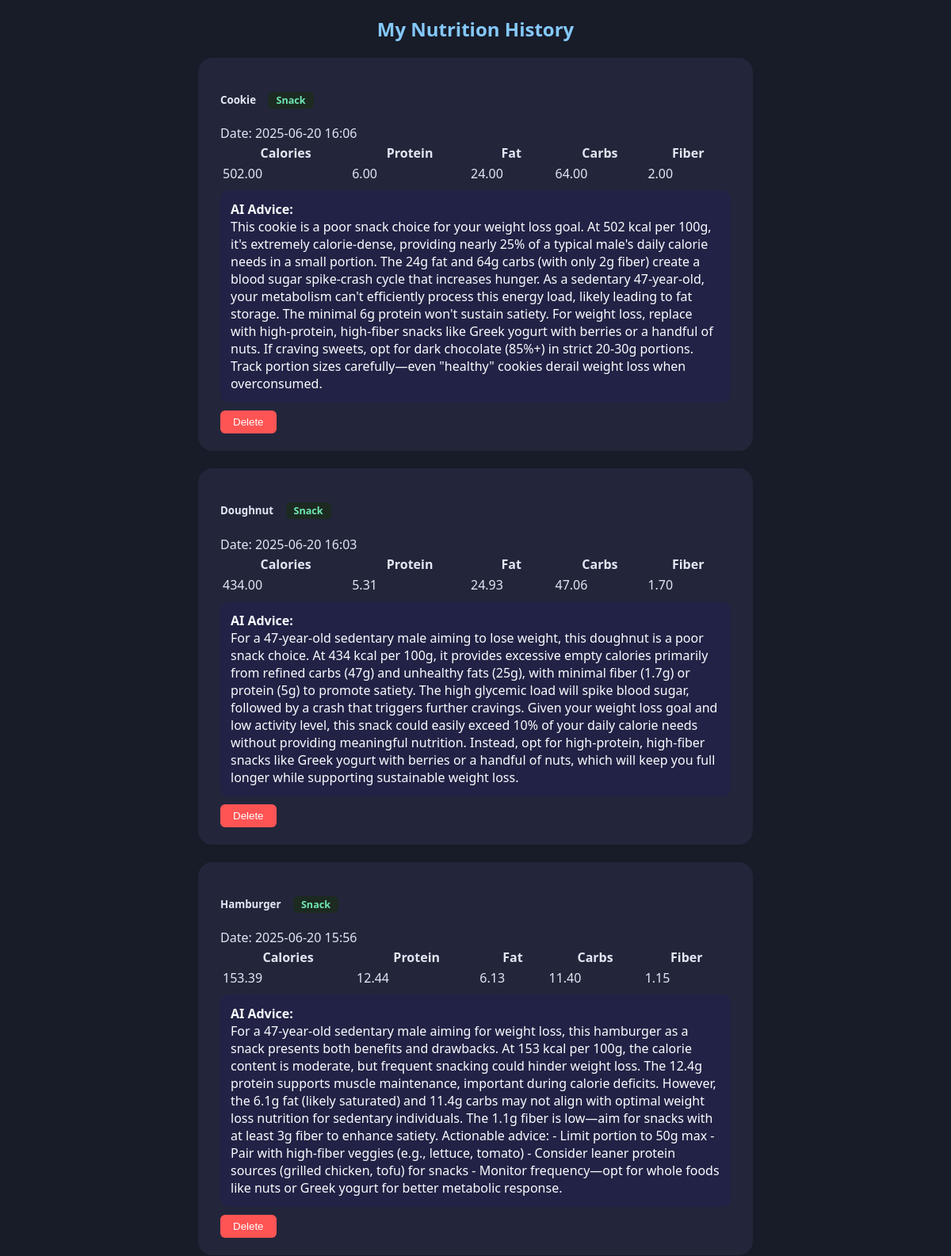
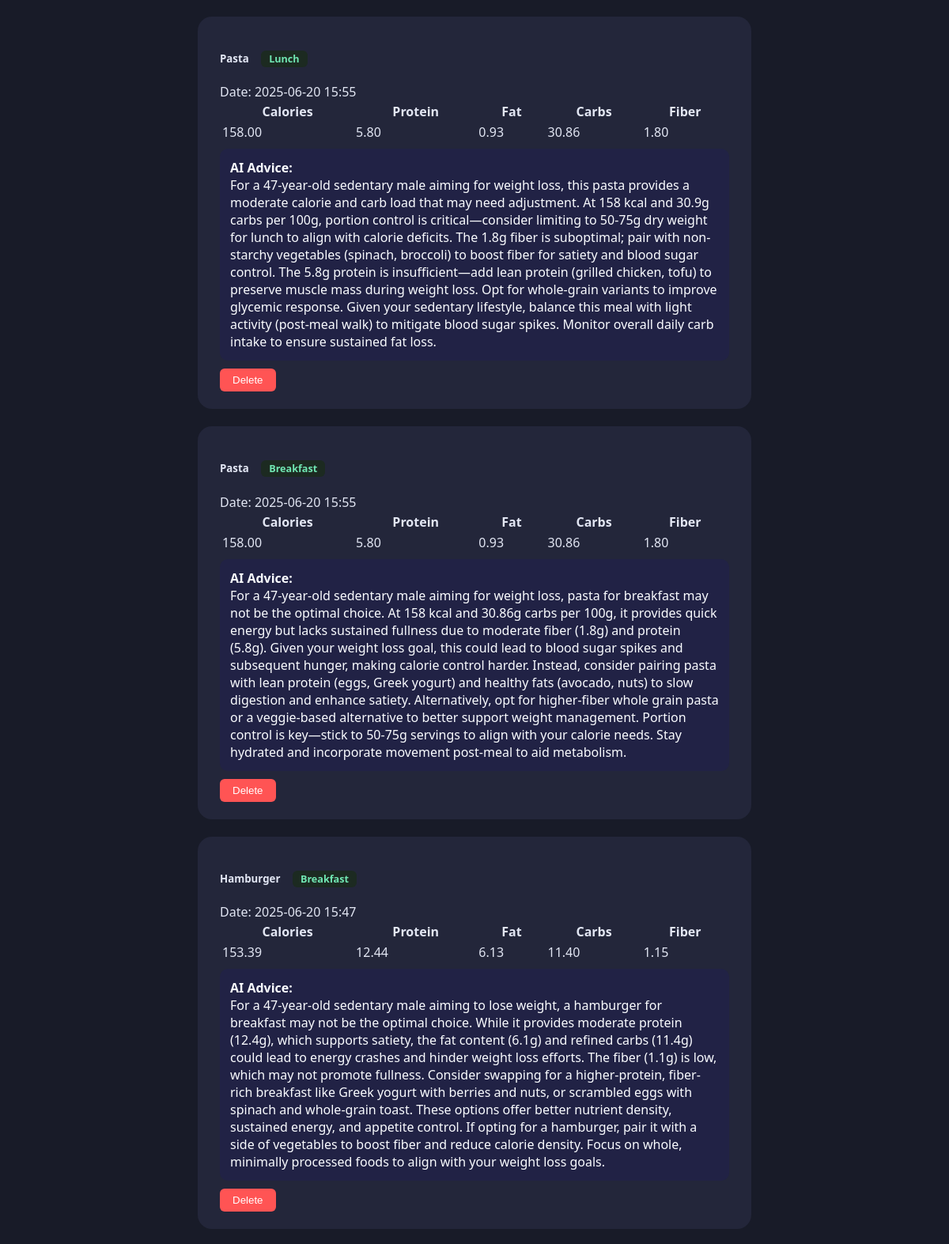
The page /history (signed in, upper part) on the database its author committed (2 pictures, top to bottom).
### backend/models.py (models this page shows)
class AnalysisHistory(db.Model):
    id = db.Column(db.Integer, primary_key=True)
    user_id = db.Column(db.Integer, nullable=False)
    food_name = db.Column(db.String(100))
    nutrients = db.Column(db.Text)
    ai_advice = db.Column(db.Text)
    timestamp = db.Column(db.DateTime, default=datetime.utcnow)
    tag = db.Column(db.String(20))

### app.py (the view)
    @app.route('/history')
    def history():
        if 'user_id' not in session:
            flash('Please log in first!')
            return redirect(url_for('login'))
        records = AnalysisHistory.query.filter_by(user_id=session['user_id']).order_by(
            AnalysisHistory.timestamp.desc()).all()
        for r in records:
            try:
                r.nutrients_dict = json.loads(r.nutrients)
            except Exception:
                r.nutrients_dict = {}
        return render_template('history.html', records=records)

### templates/history.html (shortened to what this page needs)
<!DOCTYPE html>
<html lang="en">
<head>
</head>
<body>
<h2 style="text-align:center;color:#84c8fa;">My Nutrition History</h2>
<div style="max-width:700px; margin:0 auto;">
    {% for item in records %}
    <div class="history-card">
        <h5>
            {{ item.food_name }}
            {% if item.tag %}
            <span class="meal-tag">
                            {{ item.tag.replace('_', ' ') | title }}
                        </span>
            {% endif %}
        </h5>
        <div>Date: {{ item.timestamp.strftime('%Y-%m-%d %H:%M') }}</div>
        <div class="nutrients-table">
            <table style="width:100%;">
                <tr>
                    {% for key in item.nutrients_dict.keys() %}
                    <th>{{ key|capitalize }}</th>
                    {% endfor %}
                </tr>
                <tr>
                    {% for value in item.nutrients_dict.values() %}
                    <td>
                        {% if value is number %}
                        {{ '%.2f'|format(value) }}
                        {% else %}
                        {{ value }}
                        {% endif %}
                    </td>
                    {% endfor %}
                </tr>
            </table>
        </div>
        {% if item.ai_advice %}
        <div class="advice"><b>AI Advice:</b><br>{{ item.ai_advice }}</div>
        {% endif %}
        <form action="{{ url_for('delete_history', history_id=item.id) }}" method="post" style="display:inline;">
            <button type="submit"
                    onclick="return confirm('Are you sure you want to delete this record?');"
                    style="background:#ff5454;color:#fff;border:none;border-radius:6px;padding:7px 16px;cursor:pointer;margin-top:10px;">
                Delete
            </button>
        </form>
    </div>
    {% endfor %}
</div>
</body>
</html>

### templates/history.html (style rules this page uses)
body { background: #181b28; color: #e2e6f3; font-family: 'Segoe UI', Arial, sans-serif; }
.history-card { background: #23263a; border-radius: 18px; margin-bottom: 22px; padding: 22px 28px; }
.advice { background: #212245; color: #fafcff; border-radius: 10px; padding: 13px; margin-top: 7px; }
.meal-tag { font-size: 0.95em; color: #71e7b3; background: #1c2a21; border-radius: 6px; padding: 2px 10px; margin-left: 12px; }

### rows shown on the page
AnalysisHistory: food_name "Cookie", tag.replace "Snack", timestamp "2025-06-20 16:06", keys "Calories" "Protein" "Fat" "Carbs" "Fiber", value "502.00" "6.00" "24.00" "64.00" "2.00", ai_advice "This cookie is a poor snack choice for your weight loss goal. At 502 kcal per 100g, it's extremely calorie-dense, providing nearly 25% of a typical male's daily calorie needs in a small portion. The 24g fat and 64g carbs (with only 2g fiber) create a blood sugar spike-crash cycle that increases hunger. As a sedentary 47-year-old, your metabolism can't efficiently process this energy load, likely leading to fat storage. The minimal 6g protein won't sustain satiety. For weight loss, replace with high-protein, high-fiber snacks like Greek yogurt with berries or a handful of nuts. If craving sweets, opt for dark chocolate (85%+) in strict 20-30g portions. Track portion sizes carefully—even…"
AnalysisHistory: food_name "Doughnut", tag.replace "Snack", timestamp "2025-06-20 16:03", keys "Calories" "Protein" "Fat" "Carbs" "Fiber", value "434.00" "5.31" "24.93" "47.06" "1.70", ai_advice "For a 47-year-old sedentary male aiming to lose weight, this doughnut is a poor snack choice. At 434 kcal per 100g, it provides excessive empty calories primarily from refined carbs (47g) and unhealthy fats (25g), with minimal fiber (1.7g) or protein (5g) to promote satiety. The high glycemic load will spike blood sugar, followed by a crash that triggers further cravings. Given your weight loss goal and low activity level, this snack could easily exceed 10% of your daily calorie needs without providing meaningful nutrition. Instead, opt for high-protein, high-fiber snacks like Greek yogurt with berries or a handful of nuts, which will keep you full longer while supporting sustainable weight…"
AnalysisHistory: food_name "Hamburger", tag.replace "Snack", timestamp "2025-06-20 15:56", keys "Calories" "Protein" "Fat" "Carbs" "Fiber", value "153.39" "12.44" "6.13" "11.40" "1.15", ai_advice "For a 47-year-old sedentary male aiming for weight loss, this hamburger as a snack presents both benefits and drawbacks. At 153 kcal per 100g, the calorie content is moderate, but frequent snacking could hinder weight loss. The 12.4g protein supports muscle maintenance, important during calorie deficits. However, the 6.1g fat (likely saturated) and 11.4g carbs may not align with optimal weight loss nutrition for sedentary individuals. The 1.1g fiber is low—aim for snacks with at least 3g fiber to enhance satiety. Actionable advice: - Limit portion to 50g max - Pair with high-fiber veggies (e.g., lettuce, tomato) - Consider leaner protein sources (grilled chicken, tofu) for snacks - Monitor…"
AnalysisHistory: food_name "Pasta", tag.replace "Lunch", timestamp "2025-06-20 15:55", keys "Calories" "Protein" "Fat" "Carbs" "Fiber", value "158.00" "5.80" "0.93" "30.86" "1.80", ai_advice "For a 47-year-old sedentary male aiming for weight loss, this pasta provides a moderate calorie and carb load that may need adjustment. At 158 kcal and 30.9g carbs per 100g, portion control is critical—consider limiting to 50-75g dry weight for lunch to align with calorie deficits. The 1.8g fiber is suboptimal; pair with non-starchy vegetables (spinach, broccoli) to boost fiber for satiety and blood sugar control. The 5.8g protein is insufficient—add lean protein (grilled chicken, tofu) to preserve muscle mass during weight loss. Opt for whole-grain variants to improve glycemic response. Given your sedentary lifestyle, balance this meal with light activity (post-meal walk) to mitigate blood…"
AnalysisHistory: food_name "Pasta", tag.replace "Breakfast", timestamp "2025-06-20 15:55", keys "Calories" "Protein" "Fat" "Carbs" "Fiber", value "158.00" "5.80" "0.93" "30.86" "1.80", ai_advice "For a 47-year-old sedentary male aiming for weight loss, pasta for breakfast may not be the optimal choice. At 158 kcal and 30.86g carbs per 100g, it provides quick energy but lacks sustained fullness due to moderate fiber (1.8g) and protein (5.8g). Given your weight loss goal, this could lead to blood sugar spikes and subsequent hunger, making calorie control harder. Instead, consider pairing pasta with lean protein (eggs, Greek yogurt) and healthy fats (avocado, nuts) to slow digestion and enhance satiety. Alternatively, opt for higher-fiber whole grain pasta or a veggie-based alternative to better support weight management. Portion control is key—stick to 50-75g servings to align with…"
AnalysisHistory: food_name "Hamburger", tag.replace "Breakfast", timestamp "2025-06-20 15:47", keys "Calories" "Protein" "Fat" "Carbs" "Fiber", value "153.39" "12.44" "6.13" "11.40" "1.15", ai_advice "For a 47-year-old sedentary male aiming to lose weight, a hamburger for breakfast may not be the optimal choice. While it provides moderate protein (12.4g), which supports satiety, the fat content (6.1g) and refined carbs (11.4g) could lead to energy crashes and hinder weight loss efforts. The fiber (1.1g) is low, which may not promote fullness. Consider swapping for a higher-protein, fiber-rich breakfast like Greek yogurt with berries and nuts, or scrambled eggs with spinach and whole-grain toast. These options offer better nutrient density, sustained energy, and appetite control. If opting for a hamburger, pair it with a side of vegetables to boost fiber and reduce calorie density. Focus…"
